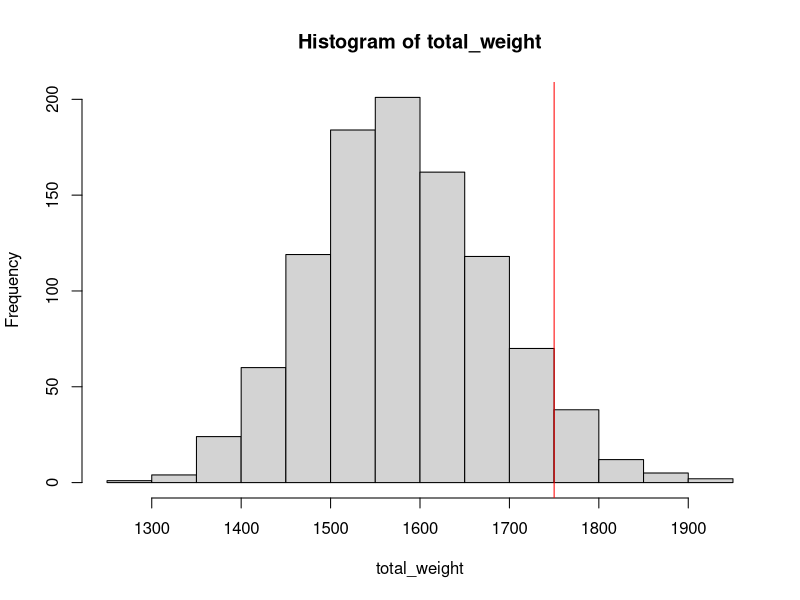
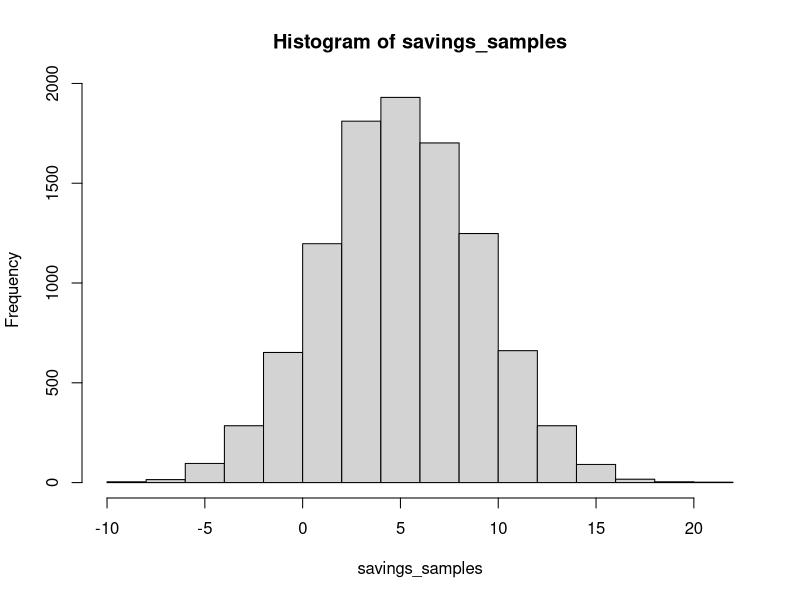
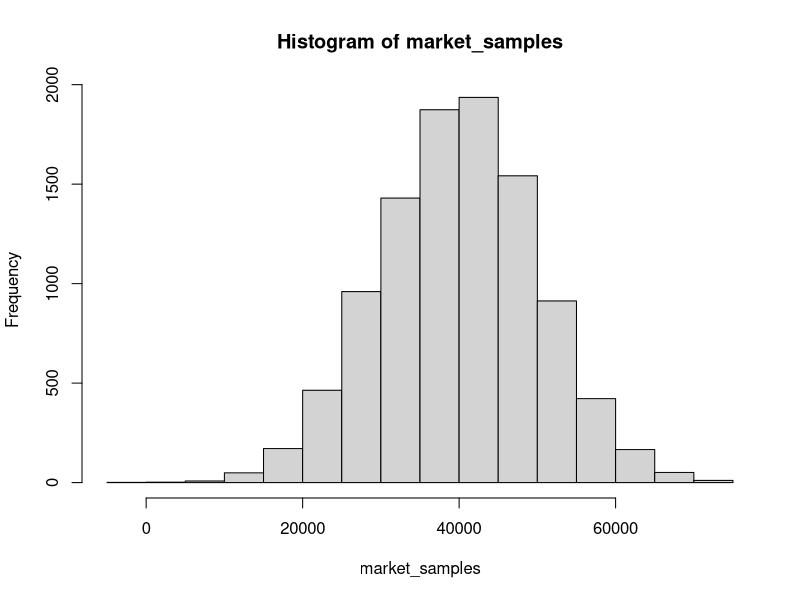
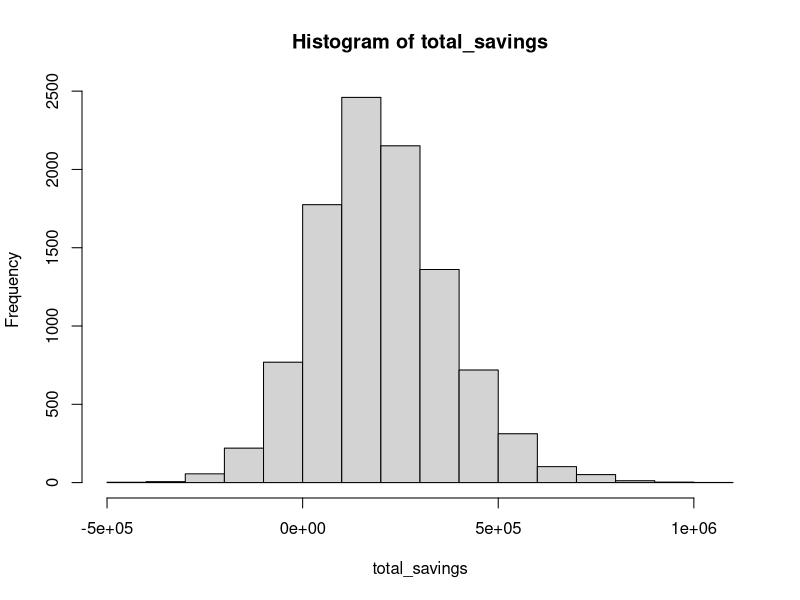
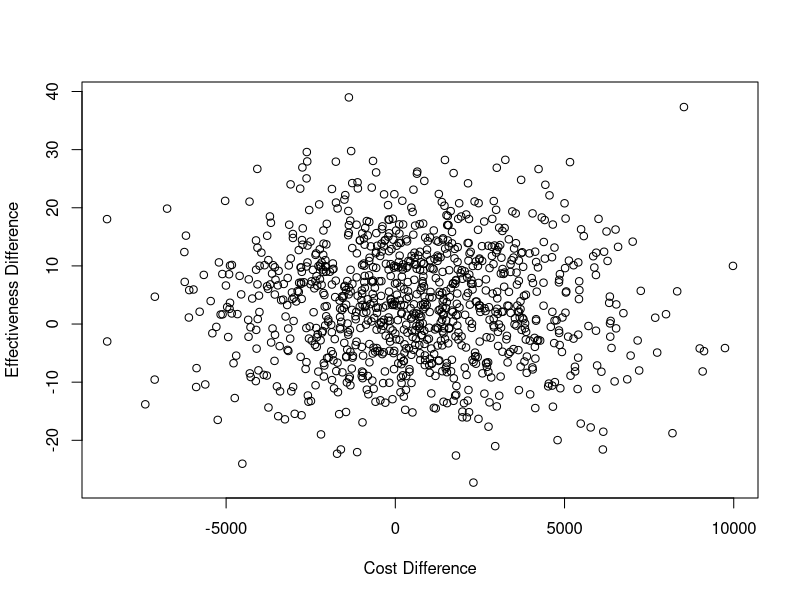
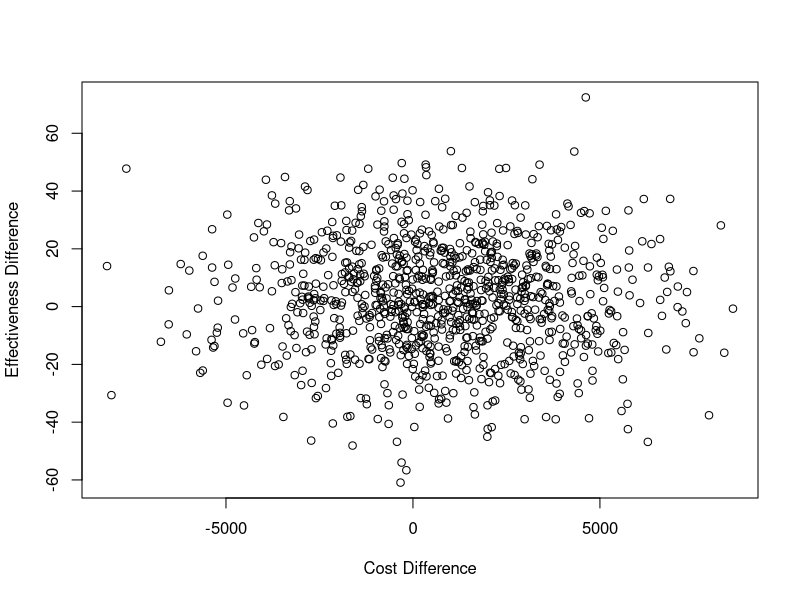

Reproduce these figures in R, in order.
## ---- chunk 1
knitr::opts_chunk$set(echo = TRUE)
set.seed(123)
## ---- chunk 2
#these are all in log
m_mean <- 5.13
m_sd <- 0.17
w_mean <- 4.96
w_sd <- 0.20

#these are not in log
limit <- 1750
n_adults <- 10

#10 adults are chosen at random to step on an elevator with a capacity of 1750 pounds, what are the odds that their weight exceeds the limit?

#what are the odds of getting a male and a woman at random in USA? according to Google 50.5% of USA is female
f_odds <- 0.505
m_odds <- 1-f_odds

n <- 1000

#initialize the total_weight before loop
total_weight <- rep(NA, n)

for (i in 1:n) {
    male <- rbinom(n_adults, 1, m_odds) #generating the gender ratio by using the male odds, so male is 1
    
    log_weight <- ifelse(
        male == 1,
        rnorm(n_adults, m_mean, m_sd),
        rnorm(n_adults, w_mean, w_sd)) #generating the weights with mean, sd, male = 1, female = 0
    
    #exp() is the opposite of log! need to convert since the weight limit isn't in log!
    weight <- exp(log_weight)
    total_weight[i] <- sum(weight)
}

exceeded_limit <- sum(total_weight > limit)
percentage_exceeded_limit <- exceeded_limit / n * 100
cat("The total weight exceeded the limit in:", percentage_exceeded_limit, "% of trials")

hist(total_weight)
  abline(v = 1750, col = "red")
## ---- chunk 3
#the equivalents of mean and sd
save_per_unit <- 5
unit_sd <- 4
market <- 40000
market_sd <- 10000
#savings per unit, multiplied by size of the market
#When two random variables are statistically independent, the expectation of their product is the product of their expectations. --> multiply

n <- 10000 #do i simply choose the amount of n?

savings_samples <- rnorm(n, save_per_unit, unit_sd)
market_samples <- rnorm(n, market, market_sd)

total_savings <- savings_samples * market_samples

mean_savings <- mean(total_savings)

cat("Estimated total amount of money saved:", mean_savings, "dollars")

hist(savings_samples)
hist(market_samples)
hist(total_savings)
## ---- chunk 4
#1st part of the study
cost_diff <- 600
cost_se <- 400
cost_df <- 50

#2nd part of the study
de <- 3.0
de_se <- 1.0
de_df <- 100

#Inference is desired for the incremental cost-effectiveness ratio: the difference between the average costs of the two treatments, divided by the difference between their average effectiveness

n <- 1000

#using the degrees of freedom to get standard deviation from standard error
#SE = SD / sqrt(n) 
#SD = SE * sqrt(n)
cost_sd <- cost_se * sqrt(cost_df)
de_sd <- de_se * sqrt(de_df)


diff_cost <- rnorm(n, cost_diff, cost_sd) #difference cost
diff_eff <- rnorm(n, de, de_sd) #difference effect


plot(diff_cost, diff_eff, xlab = "Cost Difference", ylab = "Effectiveness Difference")

## ---- chunk 5
ratio <- diff_cost/diff_eff
estimate <- mean(ratio)

c_50 <- quantile(ratio, c(.25, .75))
c_95 <- quantile(ratio, c(.05, .95))

cat("estimate: ", estimate, "\n", "50% confidence interval: from 25%:", c_50[1],"to 75%:",c_50[2], "\n", "95% confidence interval: from 5%:", c_95[1],"to 95%:",c_95[2])
## ---- chunk 6
#only change
de_se <- 2.0

#just a redo
cost_sd <- cost_se * sqrt(cost_df)
de_sd <- de_se * sqrt(de_df)


diff_cost <- rnorm(n, cost_diff, cost_sd) #difference cost
diff_eff <- rnorm(n, de, de_sd) #difference effect


plot(diff_cost, diff_eff, xlab = "Cost Difference", ylab = "Effectiveness Difference")

ratio <- diff_cost/diff_eff
estimate <- mean(ratio)

c_50 <- quantile(ratio, c(.25, .75))
c_95 <- quantile(ratio, c(.05, .95))

cat("estimate: ", estimate, "\n", "50% confidence interval: from 25%:", c_50[1],"to 75%:",c_50[2], "\n", "95% confidence interval: from 5%:", c_95[1],"to 95%:",c_95[2])
